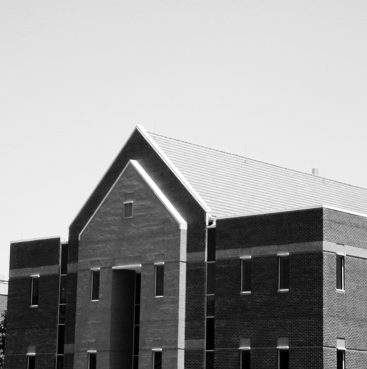
#> input picture input/Capture.PNG, 367 x 369 px, found by its file name
$ python main4.py
#> lines starting #> are read from the running program, lines starting #| are printed output that depends on the picture
import numpy as np
import cv2

image = cv2.imread("input/Capture.PNG",0)
#> image is the input picture: shape (369, 367); min 0, max 255, mean 155.3
rows, cols = image.shape
#> rows = 369; cols = 367
result = np.zeros((rows,cols))

mask = np.array([[-1, 0, 1],
                 [-1, 0, 1],
                 [-1, 0, 1]])

rows, cols = image.shape

for i in range(1, rows-1):
    for j in range(1, cols-1):
        small_img = image[i-1:i+2 , j-1:j+2]
        result[i, j] = np.sum(small_img * mask)
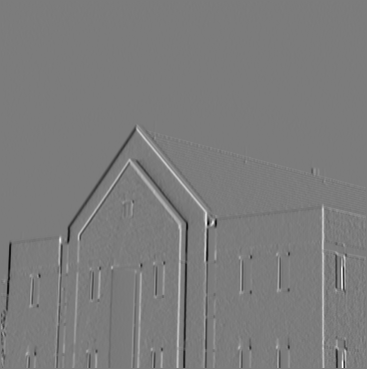
#> result: shape (369, 367) float64; min -633, max 665, mean -0.2; drawn with min black and max white

cv2.imwrite("output assignment_31/f_result_4.png",result)
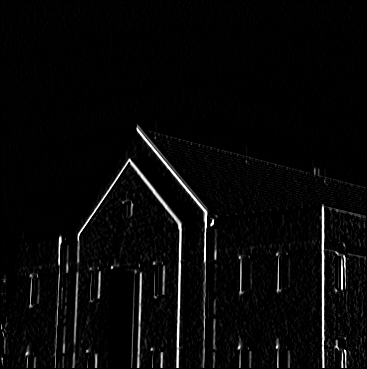
#> saved as f_result_4.png: shape (369, 367); min 0, max 255, mean 7.7
